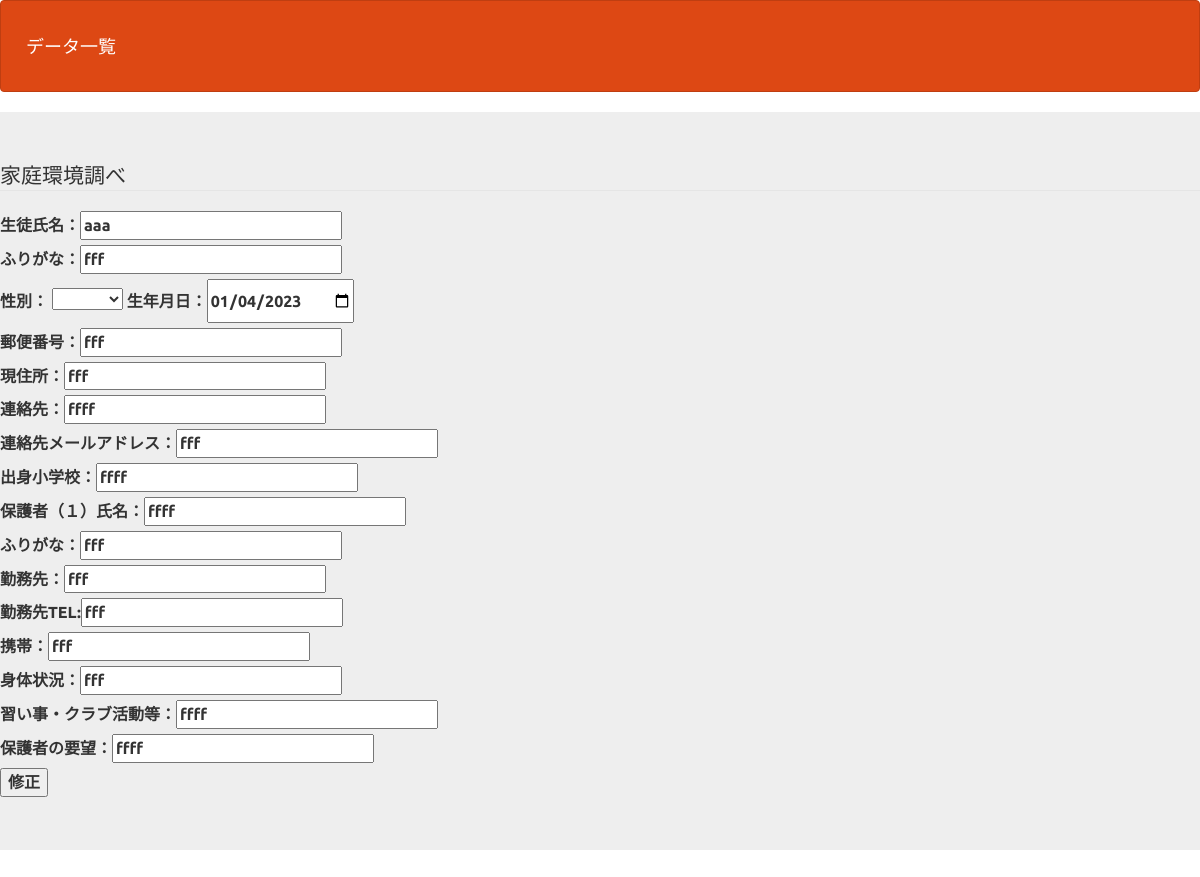
The app's page /php_kadai_0114/detail.php?id=2 (signed in) with its own data.
### tables this page shows
CREATE TABLE `gs_an_table_0107` (
  `id` int(12) NOT NULL,
  `name` varchar(64) NOT NULL,
  `name_kana` varchar(64) NOT NULL,
  `sex` varchar(12) NOT NULL,
  `birthday` varchar(64) NOT NULL,
  `postal_code` varchar(12) NOT NULL,
  `address` varchar(128) NOT NULL,
  `map` varchar(128) NOT NULL,
  `phone_number` varchar(64) NOT NULL,
  `email` varchar(128) NOT NULL,
  `primary_school` varchar(64) NOT NULL,
  `parent_name` varchar(64) NOT NULL,
  `parent_kana` varchar(64) NOT NULL,
  `workplace` varchar(128) NOT NULL,
  `workplace_phone_number` varchar(128) NOT NULL,
  `parent_phone_number` varchar(64) NOT NULL,
  `health_level` text NOT NULL,
  `club` text NOT NULL,
  `request` text NOT NULL,
  `indate` datetime NOT NULL
);

### php_kadai_0114/funcs.php (called while the page is built, shortened)
<?php
function h($str)
{
    return htmlspecialchars($str, ENT_QUOTES, 'UTF-8');
}

### php_kadai_0114/detail.php (the view, shortened to what this page needs)
<?php
require_once('funcs.php');
 $id =$_GET['id'];
 require_once('funcs.php');
 $pdo = db_conn();
$stmt = $pdo->prepare('SELECT * FROM gs_an_table_0107 WHERE id =:id ;');
$stmt->bindValue(':id', $id, PDO::PARAM_INT);
$status = $stmt->execute();
if ($status === false) {
    $error = $stmt->errorInfo();
    exit('SQLError:' . print_r($error, true));
} else {
     $result = $stmt->fetch();
}
?>
<!DOCTYPE html>
<html lang="ja">
<head>
    <link href="css/bootstrap.min.css" rel="stylesheet">
</head>
<body>
    <header>
        <nav class="navbar navbar-default">
            <div class="container-fluid">
                <div class="navbar-header"><a class="navbar-brand" href="select.php">データ一覧</a></div>
            </div>
        </nav>
    </header>
    <form method="POST" action="update.php">
        <div class="jumbotron">
            <fieldset>
                <legend>家庭環境調べ</legend>
                <label>生徒氏名：<input type="text" name="name" value="<?=h($result['name'])?>"></label><br>
                <label>ふりがな：<input type="text" name="name_kana" value="<?=h($result['name_kana'])?>"></label><br>
                <label>性別：
                    <select name="sex" value="<?=h($result['sex'])?>">
                      <option value="">  </option>
                      <option value="男">男</option>
                    </select>
                <label>生年月日：<input type="date" name="birthday" value="<?=h($result['birthday'])?>"></label><br>
                <label>郵便番号：<input type="text" name="postal_code" value="<?=h($result['postal_code'])?>"></label><br>
                <label>現住所：<input type="text" name="address" value="<?=h($result['address'])?>"></label><br>
                <label>連絡先：<input type="text" name="phone_number" value="<?=h($result['phone_number'])?>"></label><br>
                <label>連絡先メールアドレス：<input type="text" name="email" value="<?=h($result['email'])?>"></label><br>
                <label>出身小学校：<input type="text" name="primary_school" value="<?=h($result['primary_school'])?>"></label><br>
                <label>保護者（１）氏名：<input type="text" name="parent_name" value="<?=h($result['parent_name'])?>"></label><br>
                <label>ふりがな：<input type="text" name="parent_kana" value="<?=h($result['parent_kana'])?>"></label><br>
                <label>勤務先：<input type="text" name="workplace" value="<?=h($result['workplace'])?>"></label><br>
                <label>勤務先TEL:<input type="text" name="workplace_phone_number" value="<?=h($result['workplace_phone_number'])?>"></label><br>
                <label>携帯：<input type="text" name="parent_phone_number" value="<?=h($result['parent_phone_number'])?>"></label><br>
                <label>身体状況：<input type="text" name="health_level" value="<?=h($result['health_level'])?>"></label><br>
                <label>習い事・クラブ活動等：<input type="text" name="club" value="<?=h($result['club'])?>"></label><br>
                <label>保護者の要望：<input type="text" name="request" value="<?=h($result['request'])?>"></label><br>
                <input type="submit" value="修正">
            </fieldset>
        </div>
    </form>
</body>
</html>

### php_kadai_0114/detail.php (style rules this page uses)
div { padding: 10px; font-size: 16px; }

### records on screen
gs_an_table_0107: name "aaa", name_kana "fff", birthday "01/04/2023", postal_code "fff", address "fff", phone_number "ffff", email "fff", primary_school "ffff", parent_name "ffff", parent_kana "fff", workplace "fff", workplace_phone_number "fff", parent_phone_number "fff", health_level "fff", club "ffff", request "ffff"
